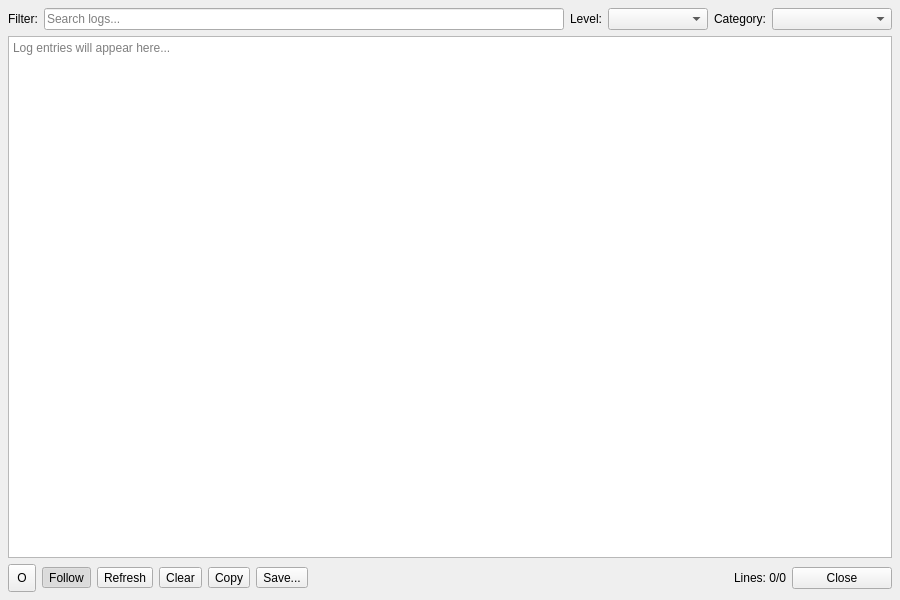
<?xml version="1.0" encoding="UTF-8"?>
<ui version="4.0">
 <class>LogViewerDialog</class>
 <widget class="QDialog" name="LogViewerDialog">
  <property name="geometry">
   <rect>
    <x>0</x>
    <y>0</y>
    <width>900</width>
    <height>600</height>
   </rect>
  </property>
  <property name="minimumSize">
   <size>
    <width>700</width>
    <height>450</height>
   </size>
  </property>
  <property name="windowTitle">
   <string>Log Viewer</string>
  </property>
  <layout class="QVBoxLayout" name="mainLayout">
   <property name="spacing">
    <number>6</number>
   </property>
   <property name="leftMargin">
    <number>8</number>
   </property>
   <property name="topMargin">
    <number>8</number>
   </property>
   <property name="rightMargin">
    <number>8</number>
   </property>
   <property name="bottomMargin">
    <number>8</number>
   </property>
   <item>
    <layout class="QHBoxLayout" name="filterLayout">
     <item>
      <widget class="QLabel" name="labelFilter">
       <property name="text">
        <string>Filter:</string>
       </property>
      </widget>
     </item>
     <item>
      <widget class="QLineEdit" name="editFilter">
       <property name="placeholderText">
        <string>Search logs...</string>
       </property>
       <property name="clearButtonEnabled">
        <bool>true</bool>
       </property>
      </widget>
     </item>
     <item>
      <widget class="QLabel" name="labelLevel">
       <property name="text">
        <string>Level:</string>
       </property>
      </widget>
     </item>
     <item>
      <widget class="QComboBox" name="comboLevel">
       <property name="minimumSize">
        <size>
         <width>100</width>
         <height>0</height>
        </size>
       </property>
      </widget>
     </item>
     <item>
      <widget class="QLabel" name="labelCategory">
       <property name="text">
        <string>Category:</string>
       </property>
      </widget>
     </item>
     <item>
      <widget class="QComboBox" name="comboCategory">
       <property name="minimumSize">
        <size>
         <width>120</width>
         <height>0</height>
        </size>
       </property>
      </widget>
     </item>
    </layout>
   </item>
    <item>
     <widget class="QStackedWidget" name="stackedWidget">
      <property name="currentIndex">
       <number>0</number>
      </property>
      <widget class="QWidget" name="pageLog">
       <layout class="QVBoxLayout" name="verticalLayout_3">
        <property name="leftMargin">
         <number>0</number>
        </property>
        <property name="topMargin">
         <number>0</number>
        </property>
        <property name="rightMargin">
         <number>0</number>
        </property>
        <property name="bottomMargin">
         <number>0</number>
        </property>
        <item>
         <widget class="QPlainTextEdit" name="textLog">
          <property name="lineWrapMode">
           <enum>QPlainTextEdit::LineWrapMode::NoWrap</enum>
          </property>
          <property name="readOnly">
           <bool>true</bool>
          </property>
          <property name="placeholderText">
           <string>Log entries will appear here...</string>
          </property>
         </widget>
        </item>
       </layout>
      </widget>
      <widget class="QWidget" name="pageZeroState">
       <layout class="QVBoxLayout" name="verticalLayout_2">
        <item>
         <spacer name="verticalSpacer_2">
          <property name="orientation">
           <enum>Qt::Orientation::Vertical</enum>
          </property>
          <property name="sizeHint" stdset="0">
           <size>
            <width>0</width>
            <height>0</height>
           </size>
          </property>
         </spacer>
        </item>
        <item>
         <widget class="QFrame" name="panelZeroState">
          <property name="minimumSize">
           <size>
            <width>320</width>
            <height>240</height>
           </size>
          </property>
          <property name="maximumSize">
           <size>
            <width>400</width>
            <height>300</height>
           </size>
          </property>
          <property name="frameShape">
           <enum>QFrame::Shape::StyledPanel</enum>
          </property>
          <property name="frameShadow">
           <enum>QFrame::Shadow::Raised</enum>
          </property>
          <layout class="QVBoxLayout" name="zeroStateLayout">
           <property name="spacing">
            <number>12</number>
           </property>
           <property name="alignment">
            <set>Qt::AlignmentFlag::AlignCenter</set>
           </property>
           <item>
            <widget class="QLabel" name="labelEmptyIcon">
             <property name="text">
              <string/>
             </property>
             <property name="alignment">
              <set>Qt::AlignmentFlag::AlignCenter</set>
             </property>
            </widget>
           </item>
           <item>
            <widget class="QLabel" name="labelEmptyTitle">
             <property name="text">
              <string>Diagnostic Logging is Disabled</string>
             </property>
             <property name="alignment">
              <set>Qt::AlignmentFlag::AlignCenter</set>
             </property>
            </widget>
           </item>
           <item>
            <widget class="QLabel" name="labelEmptyDesc">
             <property name="text">
              <string>Log recording is currently turned off. Enable it to view real-time diagnostic output from the ctrld service.</string>
             </property>
             <property name="wordWrap">
              <bool>true</bool>
             </property>
             <property name="alignment">
              <set>Qt::AlignmentFlag::AlignCenter</set>
             </property>
            </widget>
           </item>
           <item>
            <widget class="QPushButton" name="btnEnableLogging">
             <property name="text">
              <string>Enable Diagnostic Logging</string>
             </property>
             <property name="cursor">
              <cursorShape>PointingHandCursor</cursorShape>
             </property>
            </widget>
           </item>
          </layout>
         </widget>
        </item>
        <item>
         <spacer name="verticalSpacer_3">
          <property name="orientation">
           <enum>Qt::Orientation::Vertical</enum>
          </property>
          <property name="sizeHint" stdset="0">
           <size>
            <width>0</width>
            <height>0</height>
           </size>
          </property>
         </spacer>
        </item>
       </layout>
      </widget>
     </widget>
    </item>
   <item>
    <layout class="QHBoxLayout" name="buttonLayout">
      <item>
       <widget class="QToolButton" name="btnRecordLog">
        <property name="minimumSize">
         <size>
          <width>28</width>
          <height>28</height>
         </size>
        </property>
        <property name="maximumSize">
         <size>
          <width>28</width>
          <height>28</height>
         </size>
        </property>
        <property name="toolTip">
         <string>Toggle log recording</string>
        </property>
        <property name="text">
         <string>O</string>
        </property>
        <property name="checkable">
         <bool>true</bool>
        </property>
        <property name="checked">
         <bool>false</bool>
        </property>
       </widget>
      </item>
      <item>
       <widget class="QToolButton" name="btnFollow">
        <property name="toolTip">
         <string>Auto-scroll to show new log entries</string>
        </property>
        <property name="text">
         <string>Follow</string>
        </property>
        <property name="checkable">
         <bool>true</bool>
        </property>
        <property name="checked">
         <bool>true</bool>
        </property>
       </widget>
      </item>
     <item>
      <widget class="QToolButton" name="btnRefresh">
       <property name="toolTip">
        <string>Reload the entire log file</string>
       </property>
       <property name="text">
        <string>Refresh</string>
       </property>
      </widget>
     </item>
     <item>
      <widget class="QToolButton" name="btnClear">
       <property name="toolTip">
        <string>Clear the log display</string>
       </property>
       <property name="text">
        <string>Clear</string>
       </property>
      </widget>
     </item>
     <item>
      <widget class="QToolButton" name="btnCopy">
       <property name="toolTip">
        <string>Copy filtered log entries to clipboard</string>
       </property>
       <property name="text">
        <string>Copy</string>
       </property>
      </widget>
     </item>
     <item>
      <widget class="QToolButton" name="btnSave">
       <property name="toolTip">
        <string>Save filtered log entries to a file</string>
       </property>
       <property name="text">
        <string>Save...</string>
       </property>
      </widget>
     </item>
     <item>
      <spacer name="horizontalSpacer">
       <property name="orientation">
        <enum>Qt::Orientation::Horizontal</enum>
       </property>
       <property name="sizeHint" stdset="0">
        <size>
         <width>40</width>
         <height>20</height>
        </size>
       </property>
      </spacer>
     </item>
     <item>
      <widget class="QLabel" name="labelStatus">
       <property name="text">
        <string>Lines: 0/0</string>
       </property>
      </widget>
     </item>
     <item>
      <widget class="QPushButton" name="btnClose">
       <property name="minimumSize">
        <size>
         <width>100</width>
         <height>0</height>
        </size>
       </property>
       <property name="maximumSize">
        <size>
         <width>100</width>
         <height>16777215</height>
        </size>
       </property>
       <property name="cursor">
        <cursorShape>PointingHandCursor</cursorShape>
       </property>
       <property name="text">
        <string>Close</string>
       </property>
      </widget>
     </item>
    </layout>
   </item>
  </layout>
 </widget>
 <resources/>
 <connections/>
</ui>
